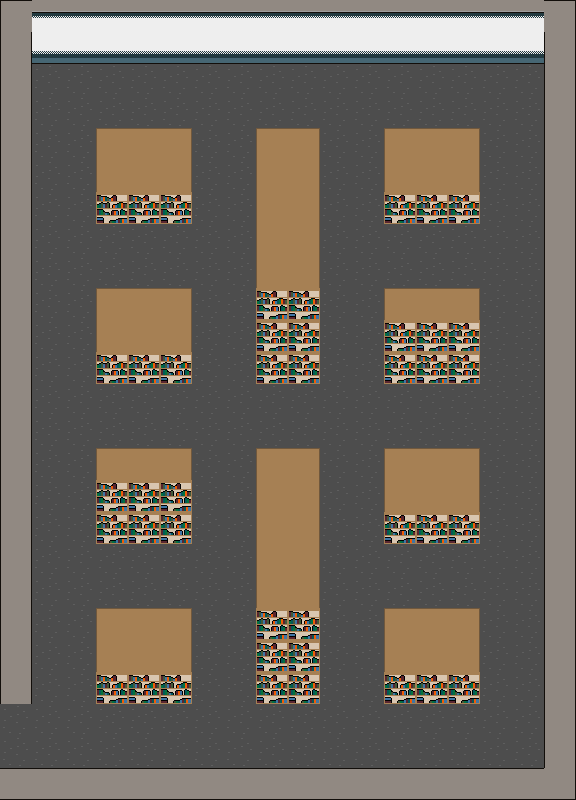

Tiled map render using the project's own tile images. Description and the map definition, with tile-layer contents summarised, below:
An orthogonal 18x25 tile map with 32x32 px tiles, 2 tile layers (Background, Collision) and 44 objects (12x phantom, 2x door, page, bigPhantom).

<map version="1.8" tiledversion="1.8.5" orientation="orthogonal" renderorder="right-down" width="18" height="25" tilewidth="32" tileheight="32" infinite="0" nextlayerid="4" nextobjectid="85">
 <editorsettings>
  <export target="libraryLevel.json" format="json" />
 </editorsettings>
 <tileset firstgid="1" name="librarySheet" tilewidth="32" tileheight="32" spacing="3" margin="1" tilecount="20" columns="4">
  <image source="librarySheet_extruded.png" width="139" height="174" />
  <tile id="0">
   <properties>
    <property name="collides" type="bool" value="true" />
   </properties>
  </tile>
  <tile id="1">
   <properties>
    <property name="collides" type="bool" value="true" />
   </properties>
  </tile>
  <tile id="2">
   <properties>
    <property name="collides" type="bool" value="true" />
   </properties>
  </tile>
  <tile id="3">
   <properties>
    <property name="collides" type="bool" value="true" />
   </properties>
  </tile>
  <tile id="4">
   <properties>
    <property name="collides" type="bool" value="true" />
   </properties>
  </tile>
  <tile id="5">
   <properties>
    <property name="collides" type="bool" value="true" />
   </properties>
  </tile>
  <tile id="6">
   <properties>
    <property name="collides" type="bool" value="true" />
   </properties>
  </tile>
  <tile id="8">
   <properties>
    <property name="collides" type="bool" value="true" />
   </properties>
  </tile>
  <tile id="9">
   <properties>
    <property name="collides" type="bool" value="true" />
   </properties>
  </tile>
  <tile id="10">
   <properties>
    <property name="collides" type="bool" value="true" />
   </properties>
  </tile>
  <tile id="11">
   <properties>
    <property name="collides" type="bool" value="true" />
   </properties>
  </tile>
  <tile id="12">
   <properties>
    <property name="collides" type="bool" value="true" />
   </properties>
  </tile>
  <tile id="13">
   <properties>
    <property name="collides" type="bool" value="true" />
   </properties>
  </tile>
  <tile id="14">
   <properties>
    <property name="collides" type="bool" value="true" />
   </properties>
  </tile>
  <tile id="15">
   <properties>
    <property name="collides" type="bool" value="true" />
   </properties>
  </tile>
  <tile id="16">
   <properties>
    <property name="collides" type="bool" value="true" />
   </properties>
  </tile>
  <tile id="17">
   <properties>
    <property name="collides" type="bool" value="true" />
   </properties>
  </tile>
 </tileset>
 <layer id="1" name="Background" width="18" height="25">
  <data>[450 cells, 432 non-empty, 1 distinct tile ids]</data>
 </layer>
 <layer id="2" name="Collision" width="18" height="25">
  <data>[450 cells, 200 non-empty, 14 distinct tile ids]</data>
 </layer>
 <objectgroup id="3" name="Objects">
  <object id="14" x="224" y="96">
   <point />
  </object>
  <object id="15" x="320" y="768">
   <point />
  </object>
  <object id="16" x="480" y="608">
   <point />
  </object>
  <object id="17" x="192" y="736">
   <point />
  </object>
  <object id="18" x="192" y="448">
   <point />
  </object>
  <object id="19" x="480" y="576">
   <point />
  </object>
  <object id="20" x="480" y="288">
   <point />
  </object>
  <object id="21" x="192" y="416">
   <point />
  </object>
  <object id="22" x="192" y="128">
   <point />
  </object>
  <object id="23" x="480" y="256">
   <point />
  </object>
  <object id="24" x="32" y="704">
   <point />
  </object>
  <object id="25" x="512" y="96">
   <properties>
    <property name="point1" type="object" value="0" />
   </properties>
   <point />
  </object>
  <object id="26" name="phantom" x="320" y="96">
   <properties>
    <property name="point1" type="object" value="15" />
   </properties>
   <point />
  </object>
  <object id="27" name="phantom" x="480" y="128">
   <properties>
    <property name="point1" type="object" value="23" />
    <property name="point2" type="object" value="61" />
    <property name="point3" type="object" value="62" />
    <property name="point4" type="object" value="27" />
   </properties>
   <point />
  </object>
  <object id="29" name="phantom" x="32" y="96">
   <properties>
    <property name="point1" type="object" value="24" />
   </properties>
   <point />
  </object>
  <object id="31" name="phantom" x="64" y="448">
   <properties>
    <property name="point1" type="object" value="18" />
    <property name="point2" type="object" value="76" />
    <property name="point3" type="object" value="77" />
    <property name="point4" type="object" value="31" />
   </properties>
   <point />
  </object>
  <object id="32" name="phantom" x="480" y="448">
   <properties>
    <property name="point1" type="object" value="19" />
    <property name="point2" type="object" value="67" />
    <property name="point3" type="object" value="68" />
    <property name="point4" type="object" value="32" />
   </properties>
   <point />
  </object>
  <object id="33" name="phantom" x="192" y="288">
   <properties>
    <property name="point1" type="object" value="21" />
    <property name="point2" type="object" value="55" />
    <property name="point3" type="object" value="56" />
    <property name="point4" type="object" value="33" />
   </properties>
   <point />
  </object>
  <object id="34" name="phantom" x="352" y="288">
   <properties>
    <property name="point1" type="object" value="20" />
    <property name="point2" type="object" value="64" />
    <property name="point3" type="object" value="65" />
    <property name="point4" type="object" value="34" />
   </properties>
   <point />
  </object>
  <object id="35" name="phantom" x="192" y="608">
   <properties>
    <property name="point1" type="object" value="17" />
    <property name="point2" type="object" value="73" />
    <property name="point3" type="object" value="74" />
    <property name="point4" type="object" value="35" />
   </properties>
   <point />
  </object>
  <object id="36" name="phantom" x="352" y="608">
   <properties>
    <property name="point1" type="object" value="16" />
    <property name="point2" type="object" value="70" />
    <property name="point3" type="object" value="71" />
    <property name="point4" type="object" value="36" />
   </properties>
   <point />
  </object>
  <object id="37" name="phantom" x="224" y="768">
   <properties>
    <property name="point1" type="object" value="14" />
   </properties>
   <point />
  </object>
  <object id="38" name="phantom" x="512" y="768">
   <properties>
    <property name="point1" type="object" value="25" />
   </properties>
   <point />
  </object>
  <object id="55" x="64" y="416">
   <point />
  </object>
  <object id="56" x="64" y="288">
   <point />
  </object>
  <object id="58" x="192" y="256">
   <point />
  </object>
  <object id="59" x="64" y="256">
   <point />
  </object>
  <object id="60" name="phantom" x="64" y="128">
   <properties>
    <property name="point1" type="object" value="22" />
    <property name="point2" type="object" value="58" />
    <property name="point3" type="object" value="59" />
    <property name="point4" type="object" value="60" />
   </properties>
   <point />
  </object>
  <object id="61" x="352" y="256">
   <point />
  </object>
  <object id="62" x="352" y="128">
   <point />
  </object>
  <object id="64" x="480" y="416">
   <point />
  </object>
  <object id="65" x="352" y="416">
   <point />
  </object>
  <object id="67" x="352" y="576">
   <point />
  </object>
  <object id="68" x="352" y="448">
   <point />
  </object>
  <object id="70" x="480" y="736">
   <point />
  </object>
  <object id="71" x="352" y="736">
   <point />
  </object>
  <object id="73" x="64" y="736">
   <point />
  </object>
  <object id="74" x="64" y="608">
   <point />
  </object>
  <object id="76" x="192" y="576">
   <point />
  </object>
  <object id="77" x="64" y="576">
   <point />
  </object>
  </objectgroup>
</map>
<!-- 4 of 44 objects omitted -->